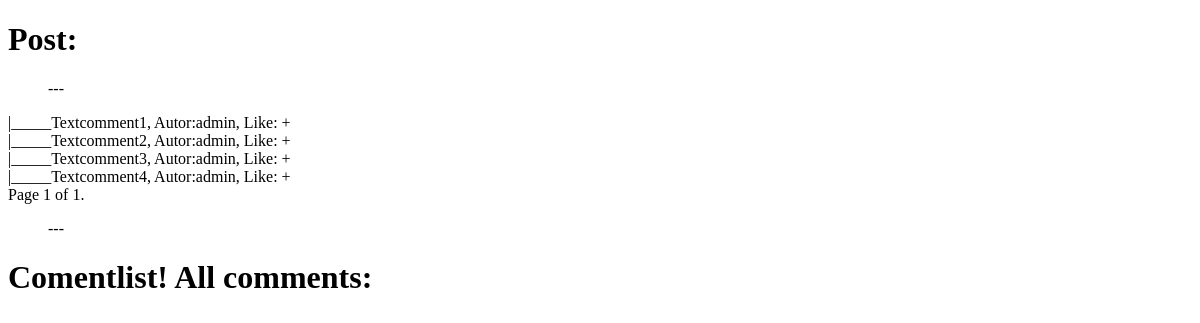
The page /listing/ on the database as committed earlier.
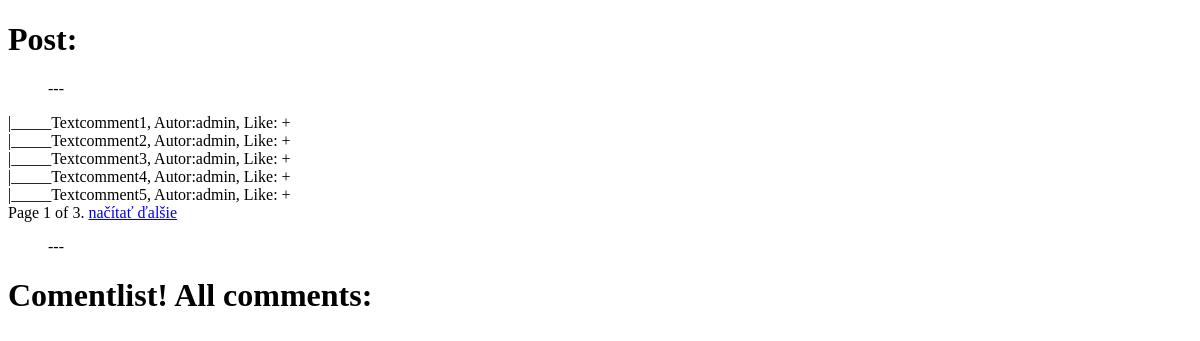
The same page on the database as committed later.
### appcoment/models.py (models this page shows, shortened)
class CommentAbs(MPTTModel):
    textcomment = models.CharField(max_length=100)
    likecom = models.CharField(max_length=1, default='+')
    parent = models.ForeignKey('self', blank=True, null=True, verbose_name="parent", related_name='child', db_index=True)
    class Meta:
        abstract = True

@python_2_unicode_compatible
class CommentList(CommentAbs):
    autor = models.ForeignKey(User)
    textcom = models.ForeignKey(PostModel, related_name='postnuber')

### appcoment/views.py (the view)
# urls.py: url(r'^listing/$', listing),
def listing(request):
    contact_list = CommentList.objects.all()
    paginator = Paginator(contact_list, 5) # Show 5 contacts per page
    page = request.GET.get('page')
    try:
        contacts = paginator.page(page)
    except PageNotAnInteger:
        contacts = paginator.page(1)
    except EmptyPage:
        contacts = paginator.page(paginator.num_pages)
    return render_to_response('list.html', {"contacts": contacts})

### appcoment/templates/list.html (shortened to what this page needs)
{% load mptt_tags %}
<!DOCTYPE html>
<html lang="en">
<head>
</head>
<body>
<h1>Post:</h1>
<div>
    <ul>---</ul>
</div>
{% for contact in contacts %}
|_____{{ contact.textcomment }}, Autor:{{ contact.autor }}, Like: {{ contact.likecom }} <br />
{% endfor %}
<div class="pagination">
    <span class="step-links">
        <span class="current">
            Page {{ contacts.number }} of {{ contacts.paginator.num_pages }}.
        </span>
        {% if contacts.has_next %}
            <a href="?page={{ contacts.next_page_number }}">načítať ďalšie</a>
        {% endif %}
    </span>
</div>
<div>
    <ul>---</ul>
</div>
<h1>Comentlist! All comments: {{ allcom.count }} </h1>
</body>
</html>

Rows that differ between the two databases and show on the page:
added CommentList: textcomment "Textcomment5", autor "admin", likecom "+"
Other text that changed with them:
{{ contacts.paginator.num_pages }}: "1" → "3"
text now shown: "načítať ďalšie"
